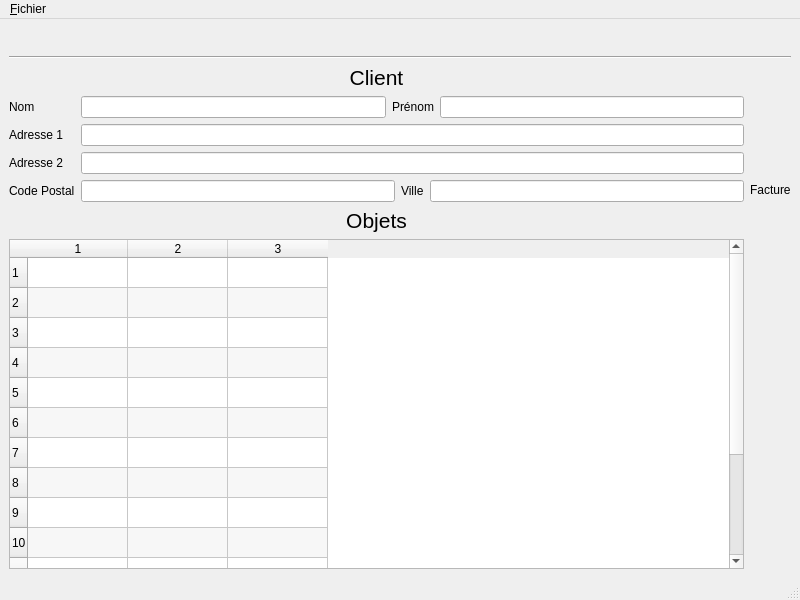
<?xml version="1.0" encoding="UTF-8"?>
<ui version="4.0">
 <class>MainWindow</class>
 <widget class="QMainWindow" name="MainWindow">
  <property name="geometry">
   <rect>
    <x>0</x>
    <y>0</y>
    <width>800</width>
    <height>600</height>
   </rect>
  </property>
  <property name="windowTitle">
   <string>MainWindow</string>
  </property>
  <widget class="QWidget" name="centralwidget">
   <layout class="QVBoxLayout" name="verticalLayout_5">
    <item>
     <layout class="QHBoxLayout" name="horizontalLayout_10" stretch="0,0,0,0">
      <property name="spacing">
       <number>6</number>
      </property>
      <property name="sizeConstraint">
       <enum>QLayout::SetDefaultConstraint</enum>
      </property>
      <property name="rightMargin">
       <number>0</number>
      </property>
      <item>
       <widget class="QPushButton" name="pushButton">
        <property name="maximumSize">
         <size>
          <width>32</width>
          <height>32</height>
         </size>
        </property>
        <property name="text">
         <string/>
        </property>
        <property name="icon">
         <iconset resource="resources.qrc">
          <normaloff>:/icons/document-new.png</normaloff>:/icons/document-new.png</iconset>
        </property>
        <property name="iconSize">
         <size>
          <width>32</width>
          <height>32</height>
         </size>
        </property>
        <property name="default">
         <bool>false</bool>
        </property>
        <property name="flat">
         <bool>true</bool>
        </property>
       </widget>
      </item>
      <item>
       <widget class="QPushButton" name="pushButton_2">
        <property name="maximumSize">
         <size>
          <width>32</width>
          <height>32</height>
         </size>
        </property>
        <property name="text">
         <string/>
        </property>
        <property name="icon">
         <iconset resource="resources.qrc">
          <normaloff>:/icons/document-open.png</normaloff>:/icons/document-open.png</iconset>
        </property>
        <property name="iconSize">
         <size>
          <width>32</width>
          <height>32</height>
         </size>
        </property>
        <property name="flat">
         <bool>true</bool>
        </property>
       </widget>
      </item>
      <item>
       <widget class="QPushButton" name="pushButton_3">
        <property name="maximumSize">
         <size>
          <width>32</width>
          <height>32</height>
         </size>
        </property>
        <property name="text">
         <string/>
        </property>
        <property name="icon">
         <iconset resource="resources.qrc">
          <normaloff>:/icons/document-save.png</normaloff>:/icons/document-save.png</iconset>
        </property>
        <property name="iconSize">
         <size>
          <width>32</width>
          <height>32</height>
         </size>
        </property>
        <property name="flat">
         <bool>true</bool>
        </property>
       </widget>
      </item>
      <item>
       <spacer name="horizontalSpacer">
        <property name="orientation">
         <enum>Qt::Horizontal</enum>
        </property>
        <property name="sizeHint" stdset="0">
         <size>
          <width>40</width>
          <height>20</height>
         </size>
        </property>
       </spacer>
      </item>
     </layout>
    </item>
    <item>
     <widget class="Line" name="line">
      <property name="orientation">
       <enum>Qt::Horizontal</enum>
      </property>
     </widget>
    </item>
    <item>
     <layout class="QHBoxLayout" name="horizontalLayout_4">
      <item>
       <layout class="QVBoxLayout" name="verticalLayout_3">
        <item>
         <widget class="QLabel" name="clientLabel">
          <property name="font">
           <font>
            <pointsize>16</pointsize>
           </font>
          </property>
          <property name="layoutDirection">
           <enum>Qt::LeftToRight</enum>
          </property>
          <property name="text">
           <string>Client</string>
          </property>
          <property name="alignment">
           <set>Qt::AlignCenter</set>
          </property>
         </widget>
        </item>
        <item>
         <layout class="QHBoxLayout" name="horizontalLayout_3">
          <item>
           <layout class="QVBoxLayout" name="verticalLayout">
            <item>
             <widget class="QLabel" name="lastnameLabel">
              <property name="text">
               <string>Nom</string>
              </property>
             </widget>
            </item>
            <item>
             <widget class="QLabel" name="address1Label">
              <property name="text">
               <string>Adresse 1</string>
              </property>
             </widget>
            </item>
            <item>
             <widget class="QLabel" name="address2Label">
              <property name="text">
               <string>Adresse 2</string>
              </property>
             </widget>
            </item>
            <item>
             <widget class="QLabel" name="zipcodeLabel">
              <property name="text">
               <string>Code Postal</string>
              </property>
             </widget>
            </item>
           </layout>
          </item>
          <item>
           <layout class="QVBoxLayout" name="verticalLayout_2">
            <item>
             <layout class="QHBoxLayout" name="horizontalLayout_2">
              <item>
               <widget class="QLineEdit" name="lastnameEdit"/>
              </item>
              <item>
               <widget class="QLabel" name="firstnameLabel">
                <property name="text">
                 <string>Prénom</string>
                </property>
               </widget>
              </item>
              <item>
               <widget class="QLineEdit" name="firstnameEdit"/>
              </item>
             </layout>
            </item>
            <item>
             <widget class="QLineEdit" name="address1Edit"/>
            </item>
            <item>
             <widget class="QLineEdit" name="address2Edit"/>
            </item>
            <item>
             <layout class="QHBoxLayout" name="horizontalLayout">
              <item>
               <widget class="QLineEdit" name="zipcodeEdit"/>
              </item>
              <item>
               <widget class="QLabel" name="cityLabel">
                <property name="text">
                 <string>Ville</string>
                </property>
               </widget>
              </item>
              <item>
               <widget class="QLineEdit" name="cityEdit"/>
              </item>
             </layout>
            </item>
           </layout>
          </item>
         </layout>
        </item>
        <item>
         <widget class="QLabel" name="itemsLabel">
          <property name="font">
           <font>
            <pointsize>16</pointsize>
           </font>
          </property>
          <property name="text">
           <string>Objets</string>
          </property>
          <property name="alignment">
           <set>Qt::AlignCenter</set>
          </property>
         </widget>
        </item>
        <item>
         <widget class="QTableWidget" name="itemsWidget">
          <property name="frameShape">
           <enum>QFrame::StyledPanel</enum>
          </property>
          <property name="frameShadow">
           <enum>QFrame::Sunken</enum>
          </property>
          <property name="verticalScrollBarPolicy">
           <enum>Qt::ScrollBarAsNeeded</enum>
          </property>
          <property name="sizeAdjustPolicy">
           <enum>QAbstractScrollArea::AdjustIgnored</enum>
          </property>
          <property name="autoScroll">
           <bool>false</bool>
          </property>
          <property name="dragEnabled">
           <bool>false</bool>
          </property>
          <property name="dragDropMode">
           <enum>QAbstractItemView::NoDragDrop</enum>
          </property>
          <property name="defaultDropAction">
           <enum>Qt::IgnoreAction</enum>
          </property>
          <property name="alternatingRowColors">
           <bool>true</bool>
          </property>
          <property name="selectionMode">
           <enum>QAbstractItemView::ExtendedSelection</enum>
          </property>
          <property name="selectionBehavior">
           <enum>QAbstractItemView::SelectItems</enum>
          </property>
          <property name="textElideMode">
           <enum>Qt::ElideRight</enum>
          </property>
          <property name="verticalScrollMode">
           <enum>QAbstractItemView::ScrollPerItem</enum>
          </property>
          <property name="wordWrap">
           <bool>true</bool>
          </property>
          <property name="cornerButtonEnabled">
           <bool>true</bool>
          </property>
          <property name="rowCount">
           <number>15</number>
          </property>
          <property name="columnCount">
           <number>3</number>
          </property>
          <row/>
          <row/>
          <row/>
          <row/>
          <row/>
          <row/>
          <row/>
          <row/>
          <row/>
          <row/>
          <row/>
          <row/>
          <row/>
          <row/>
          <row/>
          <column/>
          <column/>
          <column/>
         </widget>
        </item>
       </layout>
      </item>
      <item>
       <layout class="QVBoxLayout" name="verticalLayout_4">
        <item>
         <widget class="QLabel" name="label">
          <property name="text">
           <string>Facture</string>
          </property>
         </widget>
        </item>
        <item>
         <widget class="InvoiceModel" name="widget" native="true">
          <property name="minimumSize">
           <size>
            <width>0</width>
            <height>0</height>
           </size>
          </property>
         </widget>
        </item>
       </layout>
      </item>
     </layout>
    </item>
   </layout>
  </widget>
  <widget class="QMenuBar" name="menubar">
   <property name="geometry">
    <rect>
     <x>0</x>
     <y>0</y>
     <width>800</width>
     <height>22</height>
    </rect>
   </property>
   <widget class="QMenu" name="menu_File">
    <property name="title">
     <string>&amp;Fichier</string>
    </property>
    <addaction name="action_Nouvelle_facture"/>
    <addaction name="action_Open"/>
    <addaction name="action_Enregistrer_sous"/>
    <addaction name="separator"/>
    <addaction name="action_Quitter"/>
   </widget>
   <addaction name="menu_File"/>
  </widget>
  <widget class="QStatusBar" name="statusbar"/>
  <action name="action_Nouvelle_facture">
   <property name="icon">
    <iconset resource="resources.qrc">
     <normaloff>:/icons/document-new.png</normaloff>:/icons/document-new.png</iconset>
   </property>
   <property name="text">
    <string>&amp;Nouvelle facture</string>
   </property>
   <property name="shortcut">
    <string>Ctrl+N</string>
   </property>
  </action>
  <action name="action_Open">
   <property name="icon">
    <iconset resource="resources.qrc">
     <normaloff>:/icons/document-open.png</normaloff>:/icons/document-open.png</iconset>
   </property>
   <property name="text">
    <string>&amp;Ouvrir...</string>
   </property>
   <property name="shortcut">
    <string>Ctrl+O</string>
   </property>
  </action>
  <action name="action_Enregistrer_sous">
   <property name="icon">
    <iconset resource="resources.qrc">
     <normaloff>:/icons/document-save.png</normaloff>:/icons/document-save.png</iconset>
   </property>
   <property name="text">
    <string>&amp;Enregistrer sous...</string>
   </property>
   <property name="shortcut">
    <string>Ctrl+Shift+S</string>
   </property>
  </action>
  <action name="action_Quitter">
   <property name="text">
    <string>&amp;Quitter</string>
   </property>
   <property name="shortcut">
    <string>Ctrl+Q</string>
   </property>
  </action>
 </widget>
 <customwidgets>
  <customwidget>
   <class>InvoiceModel</class>
   <extends>QWidget</extends>
   <header>InvoiceModel.h</header>
   <container>1</container>
  </customwidget>
 </customwidgets>
 <resources>
  <include location="resources.qrc"/>
 </resources>
 <connections/>
</ui>
